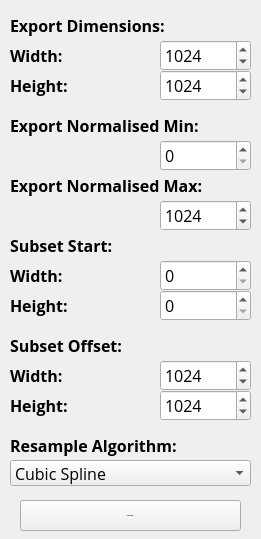
        <widget class="QWidget" name="page_6">
         <property name="geometry">
          <rect>
           <x>0</x>
           <y>0</y>
           <width>261</width>
           <height>539</height>
          </rect>
         </property>
         <attribute name="label">
          <string>Advanced Export Options</string>
         </attribute>
         <widget class="QLabel" name="label_88">
          <property name="geometry">
           <rect>
            <x>10</x>
            <y>330</y>
            <width>211</width>
            <height>31</height>
           </rect>
          </property>
          <property name="font">
           <font>
            <family>Open Sans</family>
            <pointsize>12</pointsize>
            <weight>75</weight>
            <bold>true</bold>
           </font>
          </property>
          <property name="text">
           <string>Subset Offset:</string>
          </property>
         </widget>
         <widget class="QLabel" name="label_85">
          <property name="geometry">
           <rect>
            <x>10</x>
            <y>110</y>
            <width>211</width>
            <height>31</height>
           </rect>
          </property>
          <property name="font">
           <font>
            <family>Open Sans</family>
            <pointsize>12</pointsize>
            <weight>75</weight>
            <bold>true</bold>
           </font>
          </property>
          <property name="text">
           <string>Export Normalised Min:</string>
          </property>
         </widget>
         <widget class="QLabel" name="label_87">
          <property name="geometry">
           <rect>
            <x>10</x>
            <y>230</y>
            <width>211</width>
            <height>31</height>
           </rect>
          </property>
          <property name="font">
           <font>
            <family>Open Sans</family>
            <pointsize>12</pointsize>
            <weight>75</weight>
            <bold>true</bold>
           </font>
          </property>
          <property name="text">
           <string>Subset Start:</string>
          </property>
         </widget>
         <widget class="QLabel" name="label_49">
          <property name="geometry">
           <rect>
            <x>10</x>
            <y>10</y>
            <width>181</width>
            <height>31</height>
           </rect>
          </property>
          <property name="font">
           <font>
            <family>Open Sans</family>
            <pointsize>12</pointsize>
            <weight>75</weight>
            <bold>true</bold>
           </font>
          </property>
          <property name="text">
           <string>Export Dimensions:</string>
          </property>
         </widget>
         <widget class="QLabel" name="label_86">
          <property name="geometry">
           <rect>
            <x>10</x>
            <y>170</y>
            <width>211</width>
            <height>31</height>
           </rect>
          </property>
          <property name="font">
           <font>
            <family>Open Sans</family>
            <pointsize>12</pointsize>
            <weight>75</weight>
            <bold>true</bold>
           </font>
          </property>
          <property name="text">
           <string>Export Normalised Max:</string>
          </property>
         </widget>
         <widget class="QLabel" name="label_89">
          <property name="geometry">
           <rect>
            <x>10</x>
            <y>430</y>
            <width>211</width>
            <height>31</height>
           </rect>
          </property>
          <property name="font">
           <font>
            <family>Open Sans</family>
            <pointsize>12</pointsize>
            <weight>75</weight>
            <bold>true</bold>
           </font>
          </property>
          <property name="text">
           <string>Resample Algorithm:</string>
          </property>
         </widget>
         <widget class="QLabel" name="label_90">
          <property name="geometry">
           <rect>
            <x>10</x>
            <y>70</y>
            <width>121</width>
            <height>31</height>
           </rect>
          </property>
          <property name="font">
           <font>
            <family>Open Sans</family>
            <pointsize>12</pointsize>
            <weight>75</weight>
            <bold>true</bold>
           </font>
          </property>
          <property name="text">
           <string>Height:</string>
          </property>
         </widget>
         <widget class="QSpinBox" name="spnExportWidth">
          <property name="geometry">
           <rect>
            <x>160</x>
            <y>40</y>
            <width>91</width>
            <height>31</height>
           </rect>
          </property>
          <property name="font">
           <font>
            <family>Open Sans</family>
            <pointsize>12</pointsize>
           </font>
          </property>
          <property name="minimum">
           <number>256</number>
          </property>
          <property name="maximum">
           <number>8192</number>
          </property>
          <property name="singleStep">
           <number>256</number>
          </property>
          <property name="value">
           <number>1024</number>
          </property>
         </widget>
         <widget class="QLabel" name="label_91">
          <property name="geometry">
           <rect>
            <x>10</x>
            <y>40</y>
            <width>121</width>
            <height>31</height>
           </rect>
          </property>
          <property name="font">
           <font>
            <family>Open Sans</family>
            <pointsize>12</pointsize>
            <weight>75</weight>
            <bold>true</bold>
           </font>
          </property>
          <property name="text">
           <string>Width:</string>
          </property>
         </widget>
         <widget class="QSpinBox" name="spnExportHeight">
          <property name="geometry">
           <rect>
            <x>160</x>
            <y>70</y>
            <width>91</width>
            <height>31</height>
           </rect>
          </property>
          <property name="font">
           <font>
            <family>Open Sans</family>
            <pointsize>12</pointsize>
           </font>
          </property>
          <property name="minimum">
           <number>256</number>
          </property>
          <property name="maximum">
           <number>8192</number>
          </property>
          <property name="singleStep">
           <number>256</number>
          </property>
          <property name="value">
           <number>1024</number>
          </property>
         </widget>
         <widget class="QSpinBox" name="spnExportNormMin">
          <property name="geometry">
           <rect>
            <x>160</x>
            <y>140</y>
            <width>91</width>
            <height>31</height>
           </rect>
          </property>
          <property name="font">
           <font>
            <family>Open Sans</family>
            <pointsize>12</pointsize>
           </font>
          </property>
          <property name="minimum">
           <number>0</number>
          </property>
          <property name="maximum">
           <number>8192</number>
          </property>
          <property name="singleStep">
           <number>256</number>
          </property>
          <property name="value">
           <number>0</number>
          </property>
         </widget>
         <widget class="QSpinBox" name="spnExportNormMax">
          <property name="geometry">
           <rect>
            <x>160</x>
            <y>200</y>
            <width>91</width>
            <height>31</height>
           </rect>
          </property>
          <property name="font">
           <font>
            <family>Open Sans</family>
            <pointsize>12</pointsize>
           </font>
          </property>
          <property name="minimum">
           <number>256</number>
          </property>
          <property name="maximum">
           <number>8192</number>
          </property>
          <property name="singleStep">
           <number>256</number>
          </property>
          <property name="value">
           <number>1024</number>
          </property>
         </widget>
         <widget class="QSpinBox" name="spnExportSubStartW">
          <property name="geometry">
           <rect>
            <x>160</x>
            <y>260</y>
            <width>91</width>
            <height>31</height>
           </rect>
          </property>
          <property name="font">
           <font>
            <family>Open Sans</family>
            <pointsize>12</pointsize>
           </font>
          </property>
          <property name="minimum">
           <number>0</number>
          </property>
          <property name="maximum">
           <number>8192</number>
          </property>
          <property name="singleStep">
           <number>256</number>
          </property>
          <property name="value">
           <number>0</number>
          </property>
         </widget>
         <widget class="QSpinBox" name="spnExportSubStartH">
          <property name="geometry">
           <rect>
            <x>160</x>
            <y>290</y>
            <width>91</width>
            <height>31</height>
           </rect>
          </property>
          <property name="font">
           <font>
            <family>Open Sans</family>
            <pointsize>12</pointsize>
           </font>
          </property>
          <property name="minimum">
           <number>0</number>
          </property>
          <property name="maximum">
           <number>8192</number>
          </property>
          <property name="singleStep">
           <number>256</number>
          </property>
          <property name="value">
           <number>0</number>
          </property>
         </widget>
         <widget class="QSpinBox" name="spnExportSubOffH">
          <property name="geometry">
           <rect>
            <x>160</x>
            <y>390</y>
            <width>91</width>
            <height>31</height>
           </rect>
          </property>
          <property name="font">
           <font>
            <family>Open Sans</family>
            <pointsize>12</pointsize>
           </font>
          </property>
          <property name="minimum">
           <number>0</number>
          </property>
          <property name="maximum">
           <number>8192</number>
          </property>
          <property name="singleStep">
           <number>256</number>
          </property>
          <property name="value">
           <number>1024</number>
          </property>
         </widget>
         <widget class="QSpinBox" name="spnExportSubOffW">
          <property name="geometry">
           <rect>
            <x>160</x>
            <y>360</y>
            <width>91</width>
            <height>31</height>
           </rect>
          </property>
          <property name="font">
           <font>
            <family>Open Sans</family>
            <pointsize>12</pointsize>
           </font>
          </property>
          <property name="minimum">
           <number>0</number>
          </property>
          <property name="maximum">
           <number>8192</number>
          </property>
          <property name="singleStep">
           <number>256</number>
          </property>
          <property name="value">
           <number>1024</number>
          </property>
         </widget>
         <widget class="QLabel" name="label_92">
          <property name="geometry">
           <rect>
            <x>10</x>
            <y>290</y>
            <width>121</width>
            <height>31</height>
           </rect>
          </property>
          <property name="font">
           <font>
            <family>Open Sans</family>
            <pointsize>12</pointsize>
            <weight>75</weight>
            <bold>true</bold>
           </font>
          </property>
          <property name="text">
           <string>Height:</string>
          </property>
         </widget>
         <widget class="QLabel" name="label_93">
          <property name="geometry">
           <rect>
            <x>10</x>
            <y>260</y>
            <width>121</width>
            <height>31</height>
           </rect>
          </property>
          <property name="font">
           <font>
            <family>Open Sans</family>
            <pointsize>12</pointsize>
            <weight>75</weight>
            <bold>true</bold>
           </font>
          </property>
          <property name="text">
           <string>Width:</string>
          </property>
         </widget>
         <widget class="QLabel" name="label_94">
          <property name="geometry">
           <rect>
            <x>10</x>
            <y>390</y>
            <width>121</width>
            <height>31</height>
           </rect>
          </property>
          <property name="font">
           <font>
            <family>Open Sans</family>
            <pointsize>12</pointsize>
            <weight>75</weight>
            <bold>true</bold>
           </font>
          </property>
          <property name="text">
           <string>Height:</string>
          </property>
         </widget>
         <widget class="QLabel" name="label_95">
          <property name="geometry">
           <rect>
            <x>10</x>
            <y>360</y>
            <width>121</width>
            <height>31</height>
           </rect>
          </property>
          <property name="font">
           <font>
            <family>Open Sans</family>
            <pointsize>12</pointsize>
            <weight>75</weight>
            <bold>true</bold>
           </font>
          </property>
          <property name="text">
           <string>Width:</string>
          </property>
         </widget>
         <widget class="QComboBox" name="cboExportResample">
          <property name="geometry">
           <rect>
            <x>10</x>
            <y>460</y>
            <width>241</width>
            <height>26</height>
           </rect>
          </property>
          <property name="font">
           <font>
            <family>Open Sans</family>
            <pointsize>12</pointsize>
           </font>
          </property>
          <property name="currentIndex">
           <number>3</number>
          </property>
          <property name="maxVisibleItems">
           <number>7</number>
          </property>
          <property name="sizeAdjustPolicy">
           <enum>QComboBox::AdjustToContentsOnFirstShow</enum>
          </property>
          <item>
           <property name="text">
            <string>Nearest Neighbour</string>
           </property>
          </item>
          <item>
           <property name="text">
            <string>Bilinear</string>
           </property>
          </item>
          <item>
           <property name="text">
            <string>Cubic</string>
           </property>
          </item>
          <item>
           <property name="text">
            <string>Cubic Spline</string>
           </property>
          </item>
          <item>
           <property name="text">
            <string>Lanczos</string>
           </property>
          </item>
          <item>
           <property name="text">
            <string>Average</string>
           </property>
          </item>
          <item>
           <property name="text">
            <string>Mode</string>
           </property>
          </item>
         </widget>
         <widget class="QPushButton" name="btnExport">
          <property name="geometry">
           <rect>
            <x>20</x>
            <y>500</y>
            <width>221</width>
            <height>31</height>
           </rect>
          </property>
          <property name="font">
           <font>
            <pointsize>-1</pointsize>
            <weight>75</weight>
            <bold>true</bold>
           </font>
          </property>
          <property name="toolTip">
           <string>Generate World and All Maps (ex Ancient Map)</string>
          </property>
          <property name="text">
           <string>Export World</string>
          </property>
         </widget>
        </widget>
